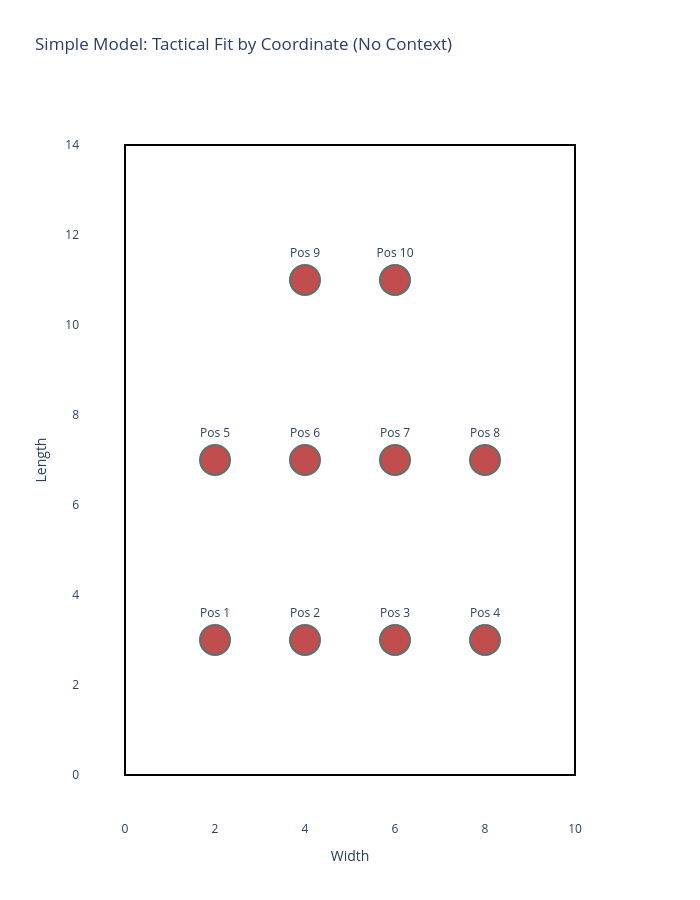

Here is the notebook cell this chart was saved with:
### Code cell
import plotly.graph_objects as go
import numpy as np
import torch
import pandas as pd


def visualize_simple_tactical_fit(
    custom_coords, squad_df, model, device, player_stats_cols
):
    """
    custom_coords: List of tuples [(x, y), ...] for any number of positions
    squad_df: DataFrame containing the squad to rank
    """
    model.eval()

    # 1. Prepare Coordinates
    coords_np = np.array(custom_coords, dtype=float)

    # Normalize globally exactly like the simple model training
    coords_norm = coords_np.copy()
    coords_norm[:, 0] = (coords_norm[:, 0] - 5.0) / 4.0
    coords_norm[:, 1] = (coords_norm[:, 1] - 7.0) / 4.0

    all_rankings = []

    # 2. Process each position independently (Simple Model Logic)
    for i in range(len(coords_norm)):
        # Convert single position to tensor (Batch size 1)
        target_pos_tensor = torch.tensor([coords_norm[i]], dtype=torch.float32).to(
            device
        )

        with torch.no_grad():
            # Encode the 'Position Requirement'
            p_emb = model.position_tower(target_pos_tensor)
            p_norm = p_emb / (torch.linalg.norm(p_emb, dim=1, keepdim=True) + 1e-8)

            # Score all players in the squad
            scores = []
            for _, player_row in squad_df.iterrows():
                # Extract player stats
                p_stats = torch.tensor(
                    [player_row[player_stats_cols].values], dtype=torch.float32
                ).to(device)

                # Encode Player (BatchNorm here uses moving averages due to model.eval())
                u_emb = model.player_tower(p_stats)
                u_norm = u_emb / (torch.linalg.norm(u_emb, dim=1, keepdim=True) + 1e-8)

                # Calculate Similarity
                score = torch.matmul(p_norm, u_norm.T).item()
                scores.append((player_row["player_name"], score))

        # Sort leaderboard for this specific dot
        scores.sort(key=lambda x: x[1], reverse=True)
        top_list = "<br>".join([f"{name}: {s:.4f}" for name, s in scores[:5]])
        all_rankings.append(top_list)

    # 3. Create Plotly Visualization
    fig = go.Figure()

    # Draw the pitch boundaries for context
    fig.add_shape(type="rect", x0=0, y0=0, x1=10, y1=14, line=dict(color="Black"))

    fig.add_trace(
        go.Scatter(
            x=coords_np[:, 0],
            y=coords_np[:, 1],
            mode="markers+text",
            marker=dict(
                size=30,
                color="FireBrick",  # Changed color to distinguish from advanced model
                line=dict(width=2, color="DarkSlateGrey"),
                opacity=0.8,
            ),
            text=[f"Pos {i + 1}" for i in range(len(custom_coords))],
            textposition="top center",
            hoverinfo="text",
            hovertext=[
                f"<b>Top Fits (Simple Model):</b><br>{rank}" for rank in all_rankings
            ],
        )
    )

    fig.update_layout(
        title="Simple Model: Tactical Fit by Coordinate (No Context)",
        xaxis=dict(title="Width", range=[-1, 11], showgrid=False, zeroline=False),
        yaxis=dict(title="Length", range=[-1, 15], showgrid=False, zeroline=False),
        width=700,
        height=900,
        template="plotly_white",
    )

    fig.show()


# Ensure your model is the SimpleTwoTower and loaded with 'simple_soccer_model.pth'
visualize_simple_tactical_fit(
    classic_442, df_match_fc_bayern_munich, model, device, player_stats_cols
)

### Figure 1 — Plotly figure (JSON) as saved in the notebook; plotly's stock layout.template omitted (floating-point values rounded to 4 significant figures)
{"data": [{"hoverinfo": "text", "hovertext": ["<b>Top Fits (Simple Model):</b><br>David Alaba: 0.3526<br>Juan Bernat: 0.3521<br>Philipp Lahm: 0.3406<br>Thomas Mueller: 0.2913<br>Arturo Vidal: 0.2784", "<b>Top Fits (Simple Model):</b><br>Philipp Lahm: 0.4109<br>Arturo Vidal: 0.3449<br>David Alaba: 0.3402<br>Juan Bernat: 0.2906<br>Joshua Kimmich: 0.2607", "<b>Top Fits (Simple Model):</b><br>Philipp Lahm: 0.5149<br>Arturo Vidal: 0.4505<br>David Alaba: 0.4362<br>Juan Bernat: 0.3976<br>Joshua Kimmich: 0.3746", "<b>Top Fits (Simple Model):</b><br>Juan Bernat: 0.6154<br>Philipp Lahm: 0.6114<br>David Alaba: 0.6060<br>Arturo Vidal: 0.5459<br>Joshua Kimmich: 0.4652", "<b>Top Fits (Simple Model):</b><br>Thiago Alcantara: 0.5464<br>Arjen Robben: 0.5313<br>Douglas Costa: 0.5162<br>Joshua Kimmich: 0.5066<br>Thomas Mueller: 0.5028", "<b>Top Fits (Simple Model):</b><br>Joshua Kimmich: 0.5281<br>David Alaba: 0.4396<br>Arturo Vidal: 0.4352<br>Juan Bernat: 0.4339<br>Philipp Lahm: 0.4317", "<b>Top Fits (Simple Model):</b><br>Joshua Kimmich: 0.6891<br>David Alaba: 0.6036<br>Juan Bernat: 0.5964<br>Arturo Vidal: 0.5923<br>Philipp Lahm: 0.5764", "<b>Top Fits (Simple Model):</b><br>Juan Bernat: 0.6699<br>Douglas Costa: 0.6337<br>Thiago Alcantara: 0.6292<br>David Alaba: 0.6271<br>Joshua Kimmich: 0.6257", "<b>Top Fits (Simple Model):</b><br>Arjen Robben: 0.5899<br>Robert Lewandowski: 0.5770<br>Douglas Costa: 0.5632<br>Thomas Mueller: 0.5449<br>Thiago Alcantara: 0.5236", "<b>Top Fits (Simple Model):</b><br>Robert Lewandowski: 0.6072<br>Arjen Robben: 0.5969<br>Douglas Costa: 0.5720<br>Thomas Mueller: 0.5662<br>Thiago Alcantara: 0.5182"], "marker": {"color": "FireBrick", "line": {"color": "DarkSlateGrey", "width": 2}, "opacity": 0.8, "size": 30}, "mode": "markers+text", "text": ["Pos 1", "Pos 2", "Pos 3", "Pos 4", "Pos 5", "Pos 6", "Pos 7", "Pos 8", "Pos 9", "Pos 10"], "textposition": "top center", "type": "scatter", "x": [2.0, 4.0, 6.0, 8.0, 2.0, 4.0, 6.0, 8.0, 4.0, 6.0], "y": [3.0, 3.0, 3.0, 3.0, 7.0, 7.0, 7.0, 7.0, 11.0, 11.0]}], "layout": {"height": 900, "shapes": [{"line": {"color": "Black"}, "type": "rect", "x0": 0, "x1": 10, "y0": 0, "y1": 14}], "title": {"text": "Simple Model: Tactical Fit by Coordinate (No Context)"}, "width": 700, "xaxis": {"range": [-1, 11], "showgrid": false, "title": {"text": "Width"}, "zeroline": false}, "yaxis": {"range": [-1, 15], "showgrid": false, "title": {"text": "Length"}, "zeroline": false}}}
